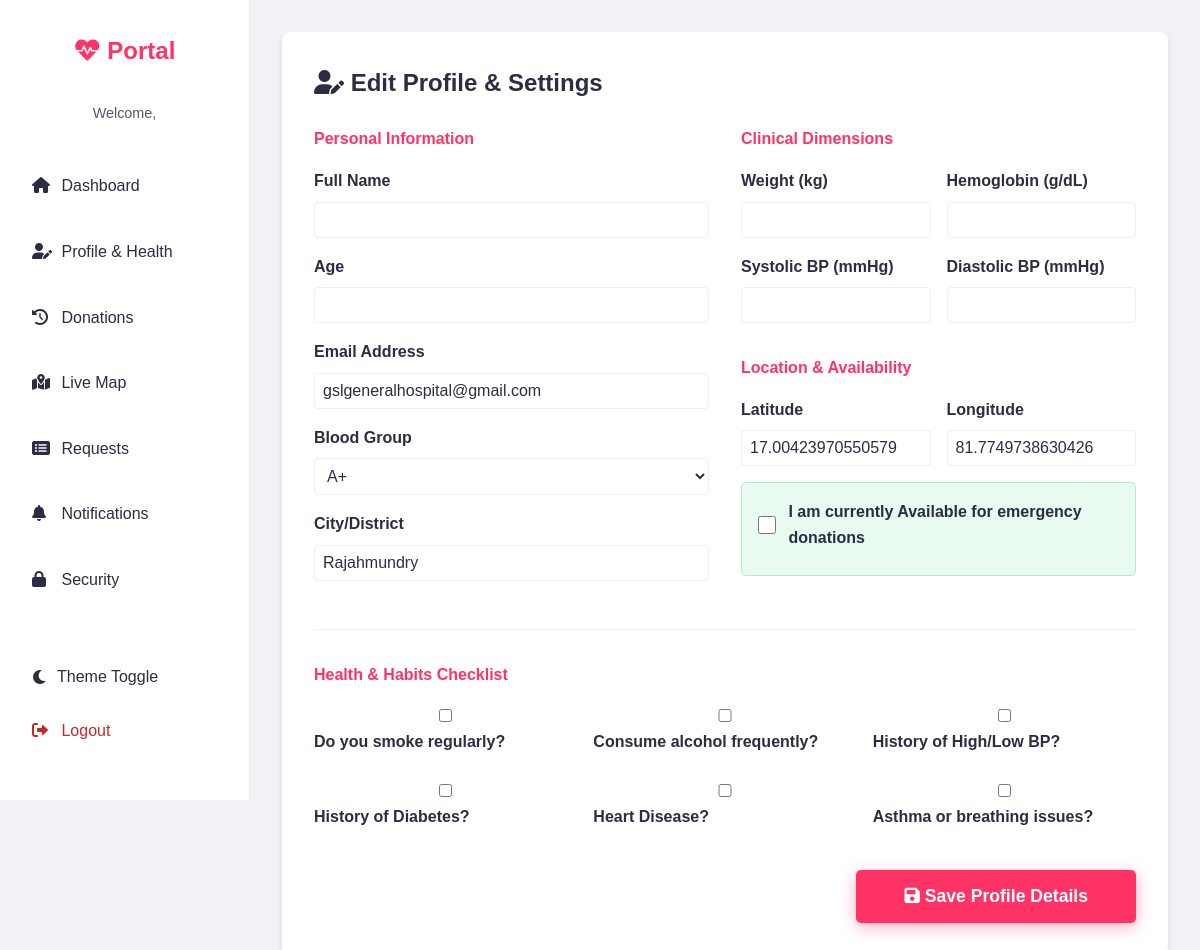
Page /edit-profile (signed in) on the committed database.
### models.py (models this page shows, shortened)
class Hospital(UserMixin, db.Model):
    __tablename__ = 'hospitals'
    id = db.Column(db.Integer, primary_key=True)
    name = db.Column(db.String(100), nullable=False)
    email = db.Column(db.String(100), unique=True, nullable=True)
    password_hash = db.Column(db.String(200), nullable=True)
    city = db.Column(db.String(50), nullable=False)
    address = db.Column(db.String(255), nullable=False)
    mobile_number = db.Column(db.String(20), unique=True, nullable=False)
    latitude = db.Column(db.Float, nullable=True)
    longitude = db.Column(db.Float, nullable=True)
    blood_stock = db.Column(db.JSON, default={})
    is_approved = db.Column(db.Boolean, default=True)

### app.py (the view, shortened to what this page needs)
@app.route('/edit-profile', methods=['GET', 'POST'])
@login_required
def edit_profile():
    return render_template('donor/edit_profile.html', user=current_user)

### app.py (called while the page is built, shortened)
@app.after_request
def add_header(response):
    response.headers['Cache-Control'] = 'no-store, no-cache, must-revalidate, post-check=0, pre-check=0, max-age=0'
    response.headers['Pragma'] = 'no-cache'
    response.headers['Expires'] = '-1'
    return response

@login_manager.user_loader
def load_user(user_id):
    if user_id.startswith('admin_'):
        try:
            uid = int(user_id.split('_')[1])
            return db.session.get(Admin, uid)
        except (IndexError, ValueError):
            return None
    if user_id.startswith('hospital_'):
        try:
            uid = int(user_id.split('_')[1])
            hosp = db.session.get(Hospital, uid)
            if hosp and not hosp.is_approved:
                return None
            return hosp
        except (IndexError, ValueError):
            return None

@app.context_processor
def inject_translations():
    lang = session.get('lang', 'en')
    def _t(key, **kwargs):
        text = TRANSLATIONS.get(lang, TRANSLATIONS['en']).get(key, key)
        for k, v in kwargs.items():
            text = text.replace(f"{{{k}}}", str(v))
        return text
    return dict(_=_t, current_lang=lang, datetime=datetime)

@app.before_request
def run_background_tasks():
    if not request.path.startswith('/static'):
        try:
            update_request_statuses()
            send_eligibility_reminders()
        except:
            pass # Keep app stable if DB is not ready

def update_request_statuses():
    try:
        now = datetime.utcnow()
        expiry_threshold = now - timedelta(hours=24)
        expired_reqs = BloodRequest.query.filter(
            BloodRequest.status == 'Pending',
            BloodRequest.created_at <= expiry_threshold
        ).all()
        for req in expired_reqs:
            req.status = 'Expired'
        expired_broadcasts = HospitalBroadcast.query.filter(
            HospitalBroadcast.status == 'Active',
            HospitalBroadcast.created_at <= expiry_threshold
        ).all()
        for b in expired_broadcasts:
            b.status = 'Expired'
        db.session.commit()
    except Exception as e:
        print(f"Error updating request statuses: {e}")
        db.session.rollback()

### templates/donor/edit_profile.html (shortened to what this page needs)
{% extends 'donor/base.html' %}
{% block donor_content %}
<div style="background: var(--surface); padding: 2rem; border-radius: 8px; box-shadow: 0 4px 6px rgba(0,0,0,0.1);">
    <h2 style="margin-bottom: 1.5rem;"><i class="fas fa-user-edit"></i> Edit Profile & Settings</h2>
    <form method="POST" action="{{ url_for('edit_profile') }}">
        <div style="display: flex; gap: 2rem; flex-wrap: wrap;">
            <div style="flex: 1; min-width: 300px;">
                <h4 style="color: var(--primary); margin-bottom: 1rem;">Personal Information</h4>
                <label>Full Name</label>
                <input type="text" name="full_name" value="{{ user.full_name }}" required style="width: 100%; padding: 0.5rem; margin-bottom: 1rem; background: var(--bg-color); color: var(--text); border: 1px solid var(--border-color); border-radius: 4px;">
                <label>Age</label>
                <input type="number" name="age" value="{{ user.age }}" required min="18" max="65" style="width: 100%; padding: 0.5rem; margin-bottom: 1rem; background: var(--bg-color); color: var(--text); border: 1px solid var(--border-color); border-radius: 4px;">
                <label>Email Address</label>
                <input type="email" name="email" value="{{ user.email or '' }}" style="width: 100%; padding: 0.5rem; margin-bottom: 1rem; background: var(--bg-color); color: var(--text); border: 1px solid var(--border-color); border-radius: 4px;">
                <label>Blood Group</label>
                <select name="blood_group" required style="width: 100%; padding: 0.5rem; margin-bottom: 1rem; background: var(--bg-color); color: var(--text); border: 1px solid var(--border-color); border-radius: 4px;">
                    {% for bg in ['A+', 'A-', 'B+', 'B-', 'AB+', 'AB-', 'O+', 'O-'] %}
                    <option value="{{ bg }}" {% if user.blood_group == bg %}selected{% endif %}>{{ bg }}</option>
                    {% endfor %}
                </select>
                <label>City/District</label>
                <input type="text" name="city" value="{{ user.city }}" required style="width: 100%; padding: 0.5rem; margin-bottom: 1rem; background: var(--bg-color); color: var(--text); border: 1px solid var(--border-color); border-radius: 4px;">
            </div>
            <div style="flex: 1; min-width: 300px;">
                <h4 style="color: var(--primary); margin-bottom: 1rem;">Clinical Dimensions</h4>
                <div style="display: flex; gap: 1rem;">
                    <div style="flex: 1;">
                        <label>Weight (kg)</label>
                        <input type="number" step="0.1" name="weight" value="{{ user.weight or '' }}" style="width: 100%; padding: 0.5rem; margin-bottom: 1rem; background: var(--bg-color); color: var(--text); border: 1px solid var(--border-color); border-radius: 4px;">
                    </div>
                    <div style="flex: 1;">
                        <label>Hemoglobin (g/dL)</label>
                        <input type="number" step="0.1" name="hemoglobin" value="{{ user.hemoglobin or '' }}" style="width: 100%; padding: 0.5rem; margin-bottom: 1rem; background: var(--bg-color); color: var(--text); border: 1px solid var(--border-color); border-radius: 4px;">
                    </div>
                </div>
                <div style="display: flex; gap: 1rem;">
                    <div style="flex: 1;">
                        <label>Systolic BP (mmHg)</label>
                        <input type="number" name="systolic_bp" value="{{ user.systolic_bp or '' }}" style="width: 100%; padding: 0.5rem; margin-bottom: 1rem; background: var(--bg-color); color: var(--text); border: 1px solid var(--border-color); border-radius: 4px;">
                    </div>
                    <div style="flex: 1;">
                        <label>Diastolic BP (mmHg)</label>
                        <input type="number" name="diastolic_bp" value="{{ user.diastolic_bp or '' }}" style="width: 100%; padding: 0.5rem; margin-bottom: 1rem; background: var(--bg-color); color: var(--text); border: 1px solid var(--border-color); border-radius: 4px;">
                    </div>
                </div>
                <h4 style="color: var(--primary); margin-top: 1rem; margin-bottom: 1rem;">Location & Availability</h4>
                <div style="display: flex; gap: 1rem;">
                    <div style="flex: 1;">
                        <label>Latitude</label>
                        <input type="number" step="any" name="latitude" value="{{ user.latitude }}" required style="width: 100%; padding: 0.5rem; margin-bottom: 1rem; background: var(--bg-color); color: var(--text); border: 1px solid var(--border-color); border-radius: 4px;">
                    </div>
                    <div style="flex: 1;">
                        <label>Longitude</label>
                        <input type="number" step="any" name="longitude" value="{{ user.longitude }}" required style="width: 100%; padding: 0.5rem; margin-bottom: 1rem; background: var(--bg-color); color: var(--text); border: 1px solid var(--border-color); border-radius: 4px;">
                    </div>
                </div>
                <div style="background: rgba(46, 204, 113, 0.1); padding: 1rem; border-radius: 5px; border: 1px solid rgba(46, 204, 113, 0.3);">
                    <label style="display: flex; align-items: center; gap: 0.8rem; font-weight: bold; cursor: pointer;">
                        <input type="checkbox" name="is_available" {% if user.is_available %}checked{% endif %} style="width: 20px; height: 20px;">
                        I am currently Available for emergency donations
                    </label>
                </div>
            </div>
        </div>
        <hr style="margin: 2rem 0; border: none; border-top: 1px solid var(--border-color);">
        <h4 style="color: var(--primary); margin-bottom: 1rem;">Health & Habits Checklist</h4>
        <div style="display: grid; grid-template-columns: repeat(auto-fit, minmax(200px, 1fr)); gap: 1rem; margin-bottom: 2rem;">
            <label style="cursor: pointer;"><input type="checkbox" name="smoking" {% if user.smoking %}checked{% endif %}> Do you smoke regularly?</label>
            <label style="cursor: pointer;"><input type="checkbox" name="drinking" {% if user.drinking %}checked{% endif %}> Consume alcohol frequently?</label>
            <label style="cursor: pointer;"><input type="checkbox" name="bp" {% if user.bp %}checked{% endif %}> History of High/Low BP?</label>
            <label style="cursor: pointer;"><input type="checkbox" name="sugar" {% if user.sugar %}checked{% endif %}> History of Diabetes?</label>
            <label style="cursor: pointer;"><input type="checkbox" name="heart_disease" {% if user.heart_disease %}checked{% endif %}> Heart Disease?</label>
            <label style="cursor: pointer;"><input type="checkbox" name="asthma" {% if user.asthma %}checked{% endif %}> Asthma or breathing issues?</label>
        </div>
        <div style="text-align: right;">
            <button type="submit" class="btn btn-primary" style="padding: 1rem 3rem; font-size: 1.1rem; font-weight: bold; background: var(--primary); color: white; border: none; border-radius: 5px; cursor: pointer;"><i class="fas fa-save"></i> Save Profile Details</button>
        </div>
    </form>
</div>
{% endblock %}

### static/css/style.css (style rules this page uses)
:root { --primary: #FF3366; --primary-dark: #cc0044; --secondary: #2B2D42; --accent: #27ae60; --background: #f0f2f5; --text: #2B2D42; --white: #ffffff; --glass: rgba(255, 255, 255, 0.95); --shadow: 0 10px 30px rgba(0, 0, 0, 0.08); --radius: 16px; --gradient: linear-gradient(135deg, #FF3366 0%, #FF6B6B 100%); --gradient-hover: linear-gradient(135deg, #FF6B6B 0%, #FF3366 100%); --table-header: #f8f9fa; --table-hover: #fafafa; --input-bg: #f9f9f9; --border-color: #eee; --surface: #ffffff; --btn-text: #ffffff; --footer-bg: var(--secondary); --footer-text: #ffffff; }
* { margin: 0; padding: 0; box-sizing: border-box; font-family: 'Poppins', sans-serif; }
body { background-color: var(--background); color: var(--text); line-height: 1.6; display: flex; flex-direction: column; min-height: 100vh; }
.btn { display: inline-block; padding: 0.8rem 2rem; background: var(--gradient); color: var(--btn-text); border-radius: 50px; text-decoration: none; transition: all 0.3s ease; border: none; cursor: pointer; font-size: 1rem; font-weight: 600; box-shadow: 0 4px 15px rgba(255, 51, 102, 0.3); }
input, select, textarea { width: 100%; padding: 1rem; border: 2px solid var(--border-color); border-radius: 10px; font-size: 1rem; transition: all 0.3s; background: var(--input-bg); color: var(--text); }
label { font-weight: 600; margin-bottom: 0.5rem; display: inline-block; color: var(--secondary); }
.btn-primary { background: var(--gradient); box-shadow: 0 4px 15px rgba(255, 51, 102, 0.4); }

### rows in the picture
Hospital: email "gslgeneralhospital@gmail.com", city "Rajahmundry", latitude "17.00423970550579", longitude "81.7749738630426"

### other values in the picture
form field blood_group "A+"
